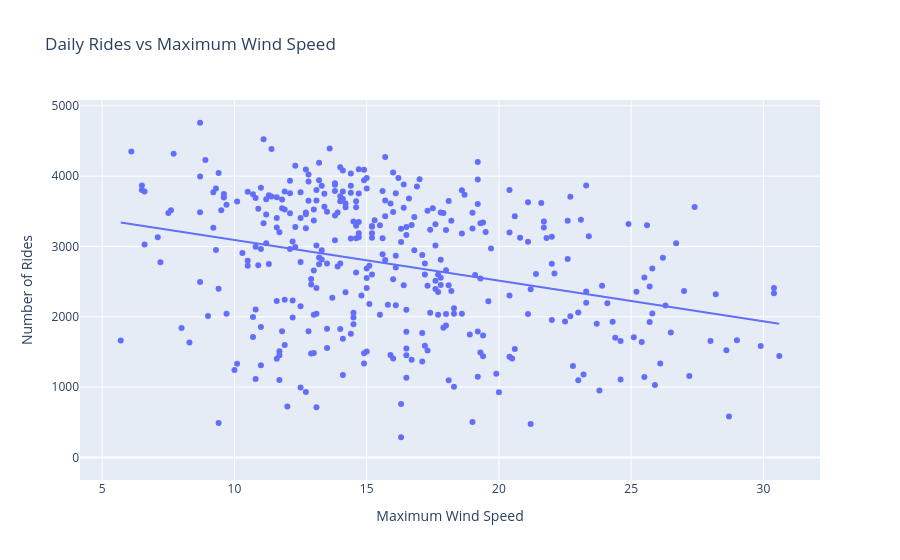

Notebook code cell kept with this figure:
### Markdown cell above
Rides and Wind Speed

### Code cell
fig = px.scatter(
    bike_weather_daily,
    x="wind_speed_10m_max",
    y="number_of_rides",
    trendline="ols",
    title="Daily Rides vs Maximum Wind Speed"
)

fig.update_layout(
    xaxis_title="Maximum Wind Speed",
    yaxis_title="Number of Rides"
)

fig.show()

### Figure 1 — Plotly figure (JSON) as saved in the notebook; plotly's stock layout.template omitted (floating-point values rounded to 4 significant figures; data arrays with more than 128 entries replaced by an {"elided": "..."} marker saying what was removed)
{"data": [{"hovertemplate": "wind_speed_10m_max=%{x}<br>number_of_rides=%{y}<extra></extra>", "legendgroup": "", "marker": {"color": "#636efa", "symbol": "circle"}, "mode": "markers", "name": "", "orientation": "v", "showlegend": false, "type": "scatter", "x": {"elided": "366 float values"}, "xaxis": "x", "y": {"elided": "366 int values"}, "yaxis": "y"}, {"hovertemplate": "<b>OLS trendline</b><br>number_of_rides = -57.8231 * wind_speed_10m_max + 3668.47<br>R<sup>2</sup>=0.095553<br><br>wind_speed_10m_max=%{x}<br>number_of_rides=%{y} <b>(trend)</b><extra></extra>", "legendgroup": "", "marker": {"color": "#636efa", "symbol": "circle"}, "mode": "lines", "name": "", "showlegend": false, "type": "scatter", "x": {"elided": "365 float values"}, "xaxis": "x", "y": {"elided": "365 float values"}, "yaxis": "y"}], "layout": {"legend": {"tracegroupgap": 0}, "title": {"text": "Daily Rides vs Maximum Wind Speed"}, "xaxis": {"anchor": "y", "domain": [0, 1], "title": {"text": "Maximum Wind Speed"}}, "yaxis": {"anchor": "x", "domain": [0, 1], "title": {"text": "Number of Rides"}}}}
